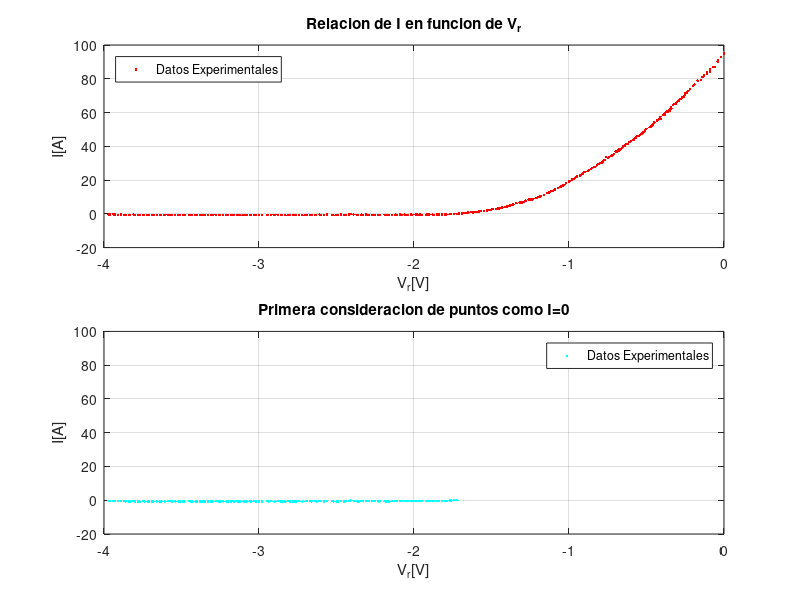
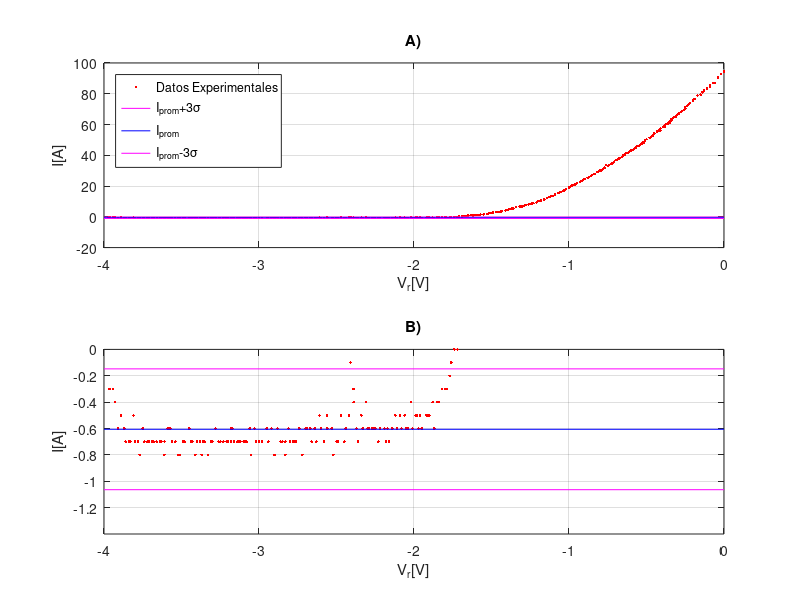
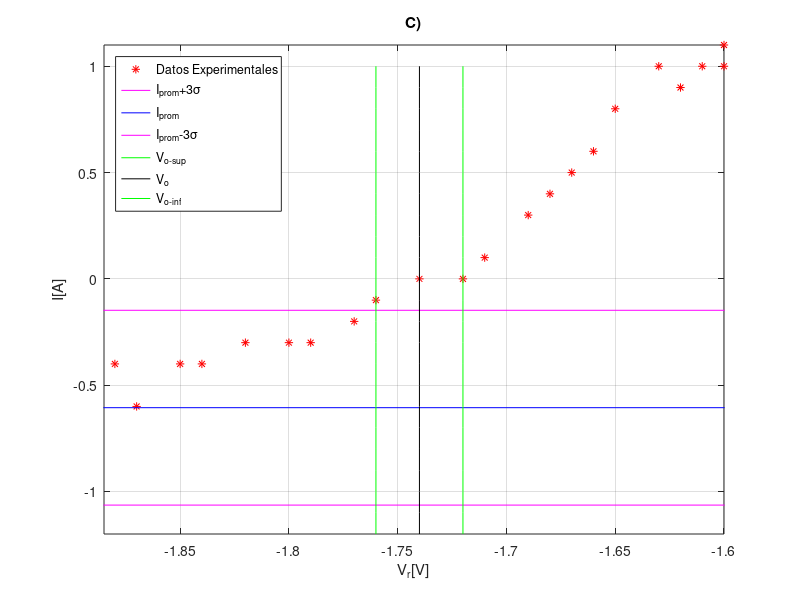

These figures' MATLAB source, in order:
clear all; close all; 
Vr = [0	0	-0.02	-0.04	-0.04	-0.06	-0.07	-0.09	-0.09	-0.11	-0.11	-0.13	-0.14	-0.15	-0.17	-0.19	-0.2	-0.22	-0.23	-0.24	-0.25	-0.25	-0.26	-0.27	-0.27	-0.28	-0.29	-0.3	-0.31	-0.32	-0.33	-0.34	-0.34	-0.35	-0.35	-0.35	-0.36	-0.36	-0.37	-0.38	-0.38	-0.38	-0.39	-0.39	-0.41	-0.41	-0.42	-0.43	-0.43	-0.45	-0.46	-0.46	-0.46	-0.47	-0.47	-0.48	-0.5	-0.51	-0.51	-0.52	-0.52	-0.53	-0.54	-0.55	-0.56	-0.57	-0.57	-0.58	-0.59	-0.6	-0.61	-0.62	-0.63	-0.64	-0.65	-0.66	-0.67	-0.68	-0.68	-0.69	-0.7	-0.71	-0.72	-0.72	-0.73	-0.74	-0.75	-0.76	-0.77	-0.78	-0.79	-0.79	-0.8	-0.81	-0.82	-0.83	-0.84	-0.85	-0.86	-0.87	-0.88	-0.9	-0.91	-0.92	-0.93	-0.95	-0.96	-0.97	-0.98	-0.99	-1	-1.02	-1.03	-1.04	-1.05	-1.06	-1.07	-1.09	-1.1	-1.11	-1.12	-1.13	-1.14	-1.16	-1.18	-1.19	-1.19	-1.19	-1.2	-1.21	-1.23	-1.24	-1.25	-1.26	-1.26	-1.28	-1.29	-1.3	-1.31	-1.32	-1.34	-1.36	-1.37	-1.38	-1.39	-1.4	-1.41	-1.43	-1.44	-1.45	-1.46	-1.47	-1.49	-1.5	-1.5	-1.51	-1.52	-1.53	-1.55	-1.55	-1.57	-1.58	-1.59	-1.6	-1.6	-1.61	-1.62	-1.63	-1.65	-1.66	-1.67	-1.68	-1.69	-1.71	-1.72	-1.74	-1.76	-1.77	-1.79	-1.8	-1.82	-1.84	-1.85	-1.87	-1.88	-1.9	-1.91	-1.92	-1.95	-1.96	-1.97	-1.98	-1.99	-2.01	-2.02	-2.04	-2.05	-2.06	-2.08	-2.09	-2.11	-2.12	-2.14	-2.16	-2.17	-2.18	-2.19	-2.22	-2.23	-2.25	-2.26	-2.27	-2.29	-2.3	-2.31	-2.33	-2.34	-2.36	-2.37	-2.39	-2.39	-2.41	-2.42	-2.44	-2.45	-2.47	-2.49	-2.5	-2.52	-2.53	-2.56	-2.56	-2.58	-2.6	-2.61	-2.63	-2.64	-2.66	-2.67	-2.69	-2.7	-2.72	-2.74	-2.76	-2.77	-2.78	-2.8	-2.81	-2.83	-2.83	-2.85	-2.86	-2.88	-2.9	-2.92	-2.94	-2.95	-2.98	-2.98	-3	-3.02	-3.03	-3.05	-3.06	-3.08	-3.09	-3.1	-3.12	-3.13	-3.14	-3.16	-3.17	-3.18	-3.18	-3.2	-3.21	-3.23	-3.23	-3.25	-3.26	-3.28	-3.3	-3.31	-3.33	-3.35	-3.36	-3.37	-3.38	-3.4	-3.41	-3.43	-3.44	-3.45	-3.48	-3.49	-3.51	-3.52	-3.54	-3.56	-3.57	-3.58	-3.59	-3.61	-3.61	-3.63	-3.64	-3.66	-3.68	-3.69	-3.71	-3.72	-3.74	-3.75	-3.77	-3.78	-3.8	-3.81	-3.83	-3.84	-3.86	-3.87	-3.89	-3.91	-3.93	-3.94	-3.96	-3.97];
I  = [94.9	94.5	93	91	90.2	87	86.8	85.5	84.3	83.7	82.9	82	80.9	79.4	78.9	76.6	75.6	74.1	72.9	71.9	71.3	70.5	69.5	68.9	68.6	68.1	67.2	66.6	65.3	64.9	64.3	63.3	62.5	61.9	61.5	61.2	60.8	60.7	60.5	59.7	59.4	58.5	58.8	58.4	57.5	56.2	56.2	55.6	55.1	54.2	52.8	52.8	53	52	51.7	51.4	50.4	49.8	49.2	48.5	47.9	47.6	46.9	46	46	45.3	44.8	44	43.6	43	42.5	41.3	41.3	40.4	39.9	38.9	38.1	38.1	37.4	37	36.8	35.5	34.9	34.6	34.2	33.7	33.1	33.5	32	30.9	30.4	30.2	30.1	29.5	29	27.8	27.9	27.1	26.6	26	25.3	24.7	24	23.2	22.8	22.1	21.1	20.7	20.3	19.6	19.1	18.1	17.2	16.8	16.3	15.9	15.4	14.4	13.7	13.4	13.2	12.7	12.3	11.3	10.5	10.2	10.1	10.2	10.1	9.4	8.9	8.6	8.5	8.4	8.1	7.8	7.1	6.8	6.8	6.8	6.3	5.5	5.3	5	4.7	4.4	4.1	3.8	3.4	3.2	3.2	3	2.7	2.5	2.5	2.3	2.1	1.9	1.7	1.6	1.5	1.3	1.2	1.1	1	1	0.9	1	0.8	0.6	0.5	0.4	0.3	0.1	0	0	-0.1	-0.2	-0.3	-0.3	-0.3	-0.4	-0.4	-0.6	-0.4	-0.5	-0.5	-0.5	-0.6	-0.5	-0.6	-0.5	-0.5	-0.6	-0.4	-0.6	-0.6	-0.5	-0.6	-0.5	-0.6	-0.5	-0.6	-0.7	-0.6	-0.7	-0.6	-0.6	-0.7	-0.6	-0.6	-0.6	-0.6	-0.6	-0.4	-0.6	-0.5	-0.7	-0.6	-0.4	-0.3	-0.1	-0.5	-0.6	-0.7	-0.5	-0.7	-0.7	-0.8	-0.6	-0.5	-0.6	-0.7	-0.6	-0.5	-0.7	-0.6	-0.7	-0.6	-0.6	-0.6	-0.8	-0.6	-0.7	-0.7	-0.7	-0.7	-0.6	-0.8	-0.7	-0.7	-0.7	-0.6	-0.8	-0.6	-0.7	-0.6	-0.7	-0.7	-0.7	-0.7	-0.6	-0.8	-0.6	-0.7	-0.7	-0.7	-0.7	-0.7	-0.7	-0.7	-0.6	-0.7	-0.6	-0.7	-0.7	-0.7	-0.7	-0.7	-0.7	-0.6	-0.7	-0.7	-0.8	-0.7	-0.7	-0.8	-0.7	-0.7	-0.8	-0.7	-0.7	-0.6	-0.7	-0.7	-0.8	-0.8	-0.7	-0.7	-0.6	-0.6	-0.6	-0.8	-0.7	-0.7	-0.7	-0.7	-0.7	-0.7	-0.7	-0.7	-0.7	-0.6	-0.8	-0.7	-0.7	-0.5	-0.7	-0.7	-0.7	-0.6	-0.5	-0.6	-0.4	-0.3	-0.3	-0.3];
volmax = -1.72; %%%%%%%%%%%%%%%%%%%% <-------------SELECCIONAR el valor de voltaje hasta el que se considera, inicialmente, que esta el 0
N=find(Vr == volmax);
n = 0; x(1) = 0; y(1) = 0;
for n = N:size(Vr,2)
  x(n-(N-1)) = Vr(n);
  y(n-(N-1)) = I(n);
end

prom=mean(y)
destan=std(y)
size(y,2)
xx = -4:1:0;
yysup = (prom+3*destan)*ones(1,5);
yyprom = (prom)*ones(1,5);
yyinf = (prom-3*destan)*ones(1,5);
Vosup=-1.76; %%%%%%%%%%%%%%%%%%%% <-------------
Voinf=-1.72; %%%%%%%%%%%%%%%%%%%% <-------------SELECCIONAR el rango para el cual se considera que esta el primer voltaje fuera de la region 0
Vo=(Vosup+Voinf)/2
deltaVo=Vo-Vosup
xf1= Vosup*ones(1,23);
yf1= -1.2:0.1:1;
xf2= Vo*ones(1,23);
yf2= -1.2:0.1:1;
xf3= Voinf*ones(1,23);
yf3= -1.2:0.1:1;
figure(1);clf;
%%%%%%%%%%%%%%%%%%%%%%%%%%%%%%%%%%%%%%%%%%%%%%%%%%%%%%%%%%%%%%%%%%%%%%
subplot(2,2,1:2)
plot (Vr,I,'r.');grid on;
xlabel('V_{r}[V]');ylabel('I[A]');
legend('Datos Experimentales','Location','northwest')
title('Relacion de I en funcion de V_{r}')
%%%%%%%%%%%%%%%%%%%%%%%%%%%%%%%%%%%%%%%%%%%%%%%%%%%%%%%%%%%%%%%%%%%%%%
subplot(2,2,3:4)
plot (x,y,'c.');grid on;
axis([-4 0 -20 100])
xlabel('V_{r}[V]');ylabel('I[A]');
legend('Datos Experimentales')
title('Primera consideracion de puntos como I=0')

figure(2);clf;
%%%%%%%%%%%%%%%%%%%%%%%%%%%%%%%%%%%%%%%%%%%%%%%%%%%%%%%%%%%%%%%%%%%%%%
subplot(2,1,1)
plot (Vr,I,'r.',xx,yysup,'m-',xx,yyprom,'b-',xx,yyinf,'m-');grid on;
axis([-4 0 -20 100])
title('A)')
xlabel('V_{r}[V]');ylabel('I[A]');
legend('Datos Experimentales','I_{prom}+3\sigma','I_{prom}','I_{prom}-3\sigma','Location','northwest')
%%%%%%%%%%%%%%%%%%%%%%%%%%%%%%%%%%%%%%%%%%%%%%%%%%%%%%%%%%%%%%%%%%%%%%
subplot(2,1,2)
plot (Vr,I,'r.',xx,yysup,'m-',xx,yyprom,'b-',xx,yyinf,'m-');grid on;
title('B)')
xlabel('V_{r}[V]');ylabel('I[A]');
axis([-4 0 -1.4 0])
%%%%%%%%%%%%%%%%%%%%%%%%%%%%%%%%%%%%%%%%%%%%%%%%%%%%%%%%%%%%%%%%%%%%%%
figure(3);clf;
plot (Vr,I,'r*',xx,yysup,'m-',xx,yyprom,'b-',xx,yyinf,'m-',xf1,yf1,'g',xf2,yf2,'k',xf3,yf3,'g');grid on;
title('C)')
axis([-1.885 -1.6 -1.2 1.1])
xlabel('V_{r}[V]');ylabel('I[A]');
legend('Datos Experimentales','I_{prom}+3\sigma','I_{prom}','I_{prom}-3\sigma','V_{o-sup}','V_{o}','V_{o-inf}','Location','northwest')